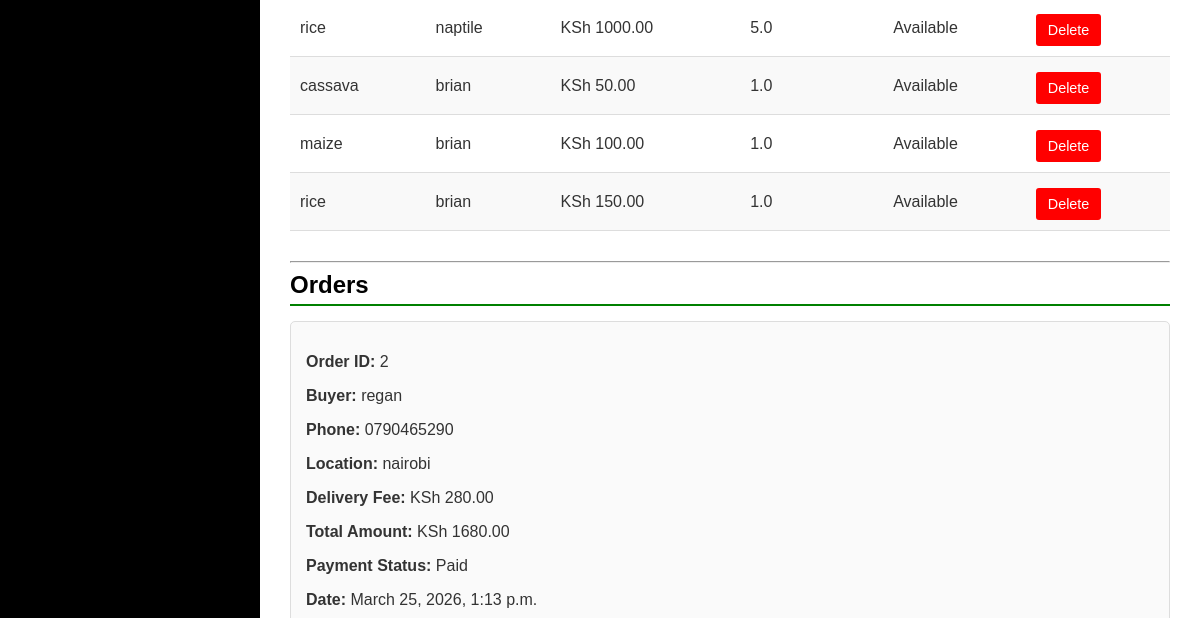
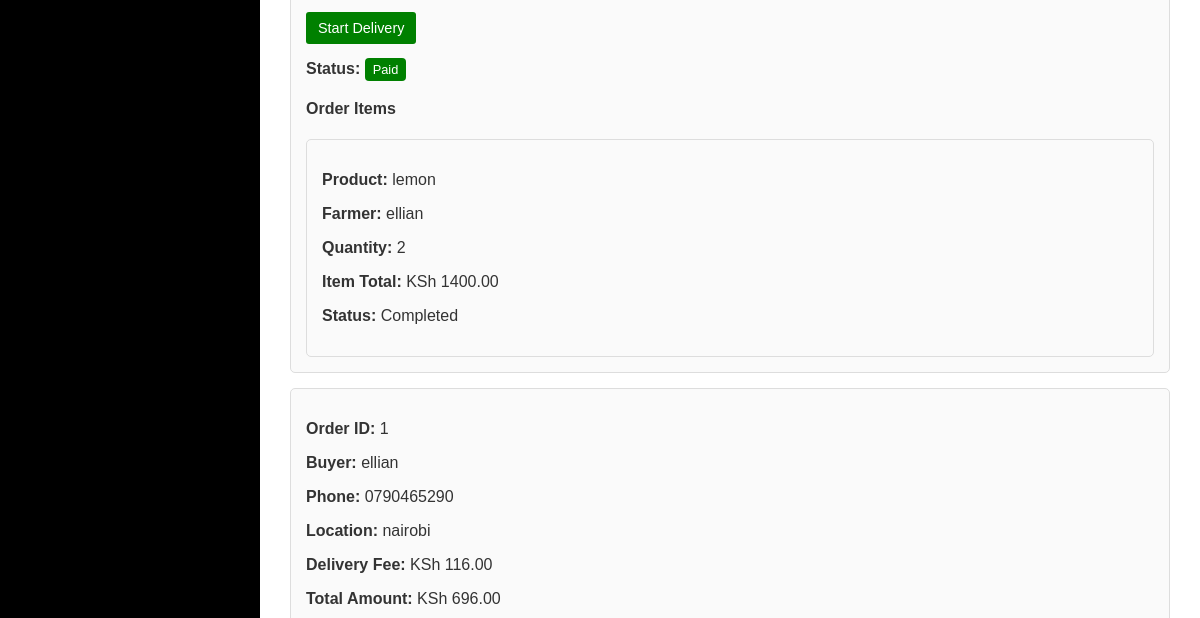
The page /admin-dashboard/ (signed in, middle part) on the database as committed earlier (2 pictures, top to bottom).
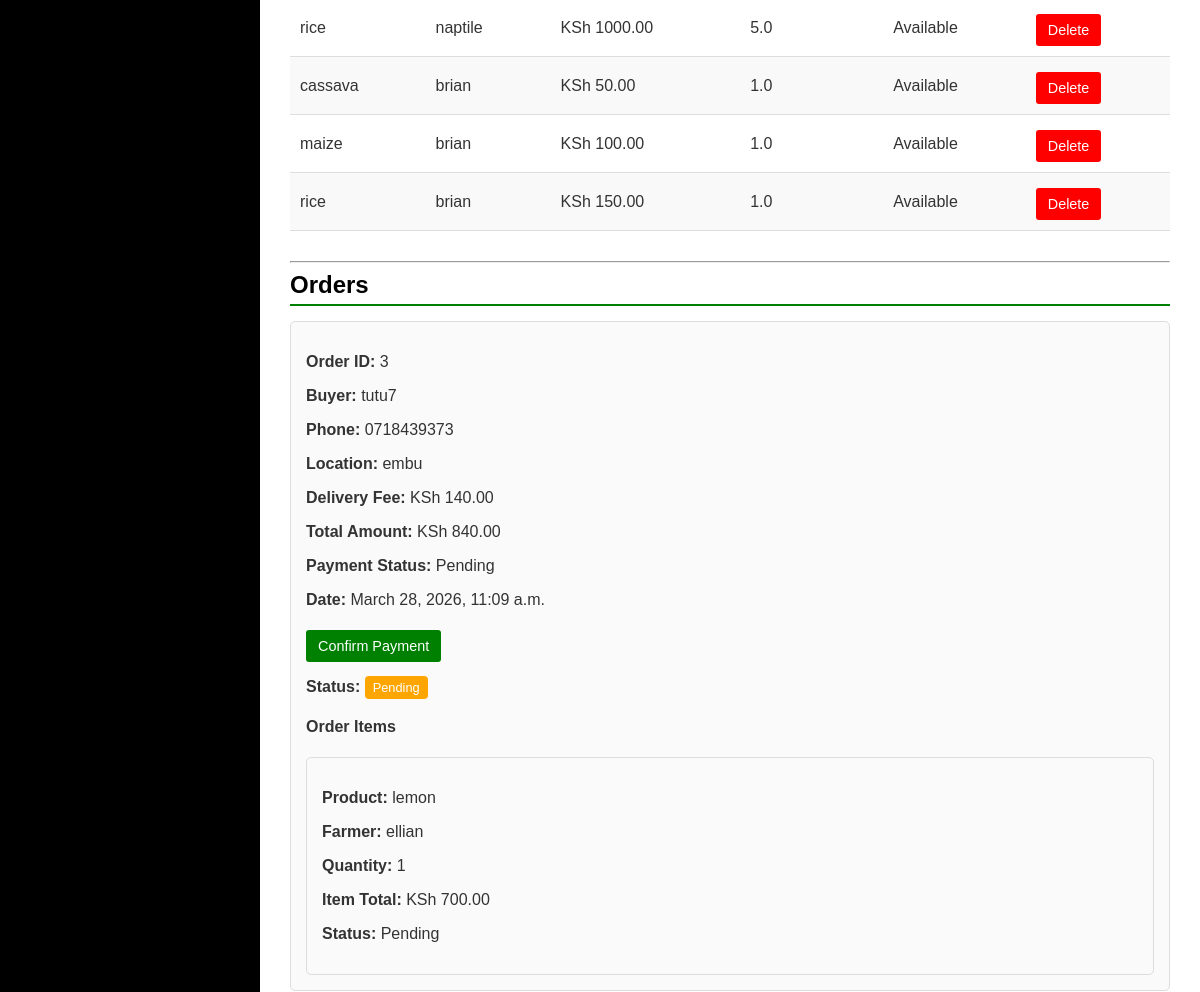
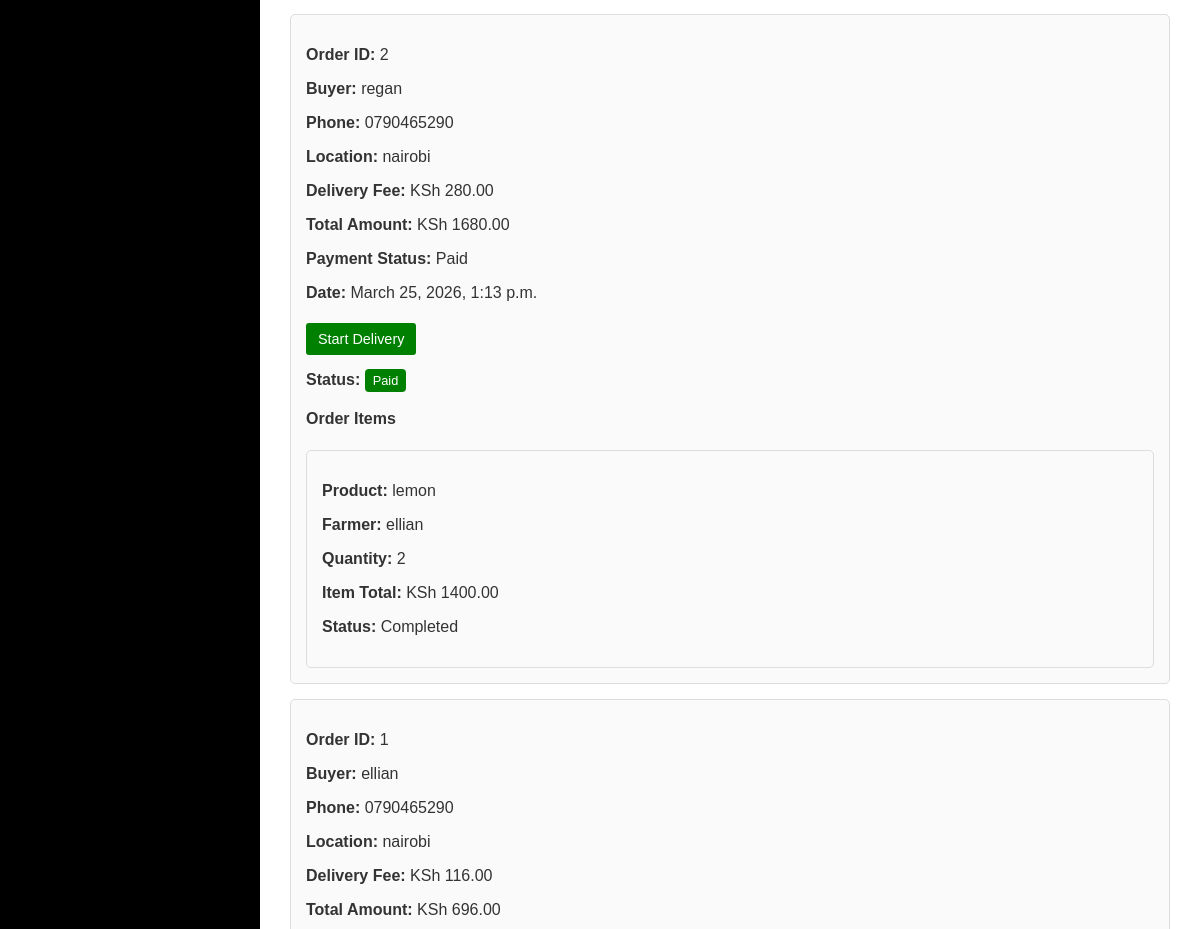
The same page on the database as committed later (2 pictures, top to bottom).
### myapp/models.py (models this page shows, shortened)
class Produce(models.Model):
    farmer = models.ForeignKey(FarmerProfile, on_delete=models.CASCADE)
    name = models.CharField(max_length=100)
    quantity = models.FloatField()
    price = models.DecimalField(max_digits=10, decimal_places=2)
    image = models.ImageField(upload_to='produce_images/')
    status = models.CharField(max_length=20, default='Available')
    created_at = models.DateTimeField(auto_now_add=True)

class FarmerProfile(models.Model):
    user = models.OneToOneField(User, on_delete=models.CASCADE)
    phone = models.CharField(max_length=20)
    county = models.CharField(max_length=100)
    profile_pic = models.ImageField(
        upload_to="profile_pics/",
        null=True,
        blank=True,
        default="profile_pics/default.png"
    )
    farm_name = models.CharField(max_length=200)
    farming_type = models.CharField(max_length=100)
    farm_size = models.FloatField()
    experience = models.IntegerField()
    farm_description = models.TextField(blank=True)
    produce_categories = models.CharField(max_length=255, blank=True)
    active_status = models.CharField(max_length=10)
    harvest_season = models.CharField(max_length=50)
    delivery = models.CharField(max_length=10)
    balance = models.DecimalField(max_digits=10, decimal_places=2, default=0)

class Order(models.Model):
    buyer = models.ForeignKey(User, on_delete=models.CASCADE)
    reference = models.CharField(max_length=100, blank=True, null=True)
    phone = models.CharField(max_length=20)
    location = models.CharField(max_length=255)
    delivery_fee = models.DecimalField(max_digits=10, decimal_places=2, default=0.00)
    total_amount = models.DecimalField(max_digits=10, decimal_places=2)
    payment_status = models.CharField(
        max_length=20,
        choices=[
            ("Pending", "Pending"),
            ("Paid", "Paid"),
        ],
        default="Pending"
    )
    created_at = models.DateTimeField(auto_now_add=True)

class OrderItem(models.Model):
    order = models.ForeignKey(Order, on_delete=models.CASCADE, related_name="items")
    produce = models.ForeignKey(Produce, on_delete=models.CASCADE)
    farmer = models.ForeignKey(FarmerProfile, on_delete=models.CASCADE)
    quantity = models.PositiveIntegerField()
    price = models.DecimalField(max_digits=10, decimal_places=2)
    status = models.CharField(
        max_length=20,
        choices=[
            ("Pending", "Pending"),
            ("Paid", "Paid"),
            ("Delivery", "Delivery"),
            ("Completed", "Completed"),
        ],
        default="Pending"
    )
    created_at = models.DateTimeField(auto_now_add=True)

### myapp/views.py (the view)
# urls.py: path('admin-dashboard/', views.admin_dashboard, name='admin_dashboard'),
@staff_member_required
def admin_dashboard(request):
    users = User.objects.all().order_by("-id")
    products = Produce.objects.all().order_by("-created_at")
    orders = (
        Order.objects.all()
        .prefetch_related("items", "items__produce", "items__farmer__user", "buyer")
        .order_by("-created_at")
    )
    total_revenue = sum([o.total_amount for o in orders if o.payment_status == "Paid"])
    advisors = AdvisorProfile.objects.filter(status="Pending").order_by("-created_at")
    pending_posts = AdvisorPost.objects.filter(status="Pending").order_by("-created_at")
    withdrawals = Withdrawal.objects.filter(status="Pending").select_related("farmer", "farmer__user")
    context = {
        "users": users,
        "products": products,
        "orders": orders,
        "advisors": advisors,
        "pending_posts": pending_posts,
        "withdrawals": withdrawals,
        "total_revenue": total_revenue,
    }
    return render(request, "admin-dashboard.html", context)

### myapp/templates/admin-dashboard.html (shortened to what this page needs)
{% load static %}
<!DOCTYPE html>
<html lang="en">
<head>
    <link rel="stylesheet" href="{% static 'css/admin-dashboard.css' %}">
</head>
<body>
<div class="dashboard">
    <div class="sidebar">
    </div>
    <div class="main-content">
        <section id="products">
            <table>
                {% for product in products %}
                <tr>
                    <td>{{ product.name }}</td>
                    <td>{{ product.farmer.user.username }}</td>
                    <td>KSh {{ product.price }}</td>
                    <td>{{ product.quantity }}</td>
                    <td>{{ product.status }}</td>
                    <td>
                        <form method="POST" action="{% url 'admin_delete_product' product.id %}">
                           <button class="reject" type="submit" onclick="return confirm('Delete this product?')">
                                Delete
                            </button>
                        </form>
                    </td>
                </tr>
                {% empty %}
                <tr>
                    <td colspan="6">No products found.</td>
                </tr>
                {% endfor %}
            </table>
        </section>
        <hr>
        <section id="orders">
            <h2>Orders</h2>
            {% for order in orders %}
            <div class="card">
                <p><strong>Order ID:</strong> {{ order.id }}</p>
                <p><strong>Buyer:</strong> {{ order.buyer.username }}</p>
                <p><strong>Phone:</strong> {{ order.phone }}</p>
                <p><strong>Location:</strong> {{ order.location }}</p>
                <p><strong>Delivery Fee:</strong> KSh {{ order.delivery_fee }}</p>
                <p><strong>Total Amount:</strong> KSh {{ order.total_amount }}</p>
                <p><strong>Payment Status:</strong> {{ order.payment_status }}</p>
                <p><strong>Date:</strong> {{ order.created_at }}</p>
                {% if order.payment_status == "Pending" %}
                <form method="POST" action="{% url 'confirm_payment' order.id %}">
                    <button class="approve" type="submit">Confirm Payment</button>
                </form>
                {% endif %}
                {% if order.payment_status == "Paid" %}
                <form method="POST" action="{% url 'start_delivery' order.id %}">
                    <button class="approve" type="submit">Start Delivery</button>
                </form>
                {% endif %}
                               <p>
                <strong>Status:</strong>
                <span class="status {{ order.payment_status|lower }}">
                    {{ order.payment_status }}
                </span>
                </p>
                <div class="order-items">
                    <h4>Order Items</h4>
                    {% for item in order.items.all %}
                    <div class="card">
                        <p><strong>Product:</strong> {{ item.produce.name }}</p>
                        <p><strong>Farmer:</strong> {{ item.farmer.user.username }}</p>
                        <p><strong>Quantity:</strong> {{ item.quantity }}</p>
                        <p><strong>Item Total:</strong> KSh {{ item.price }}</p>
                        <p><strong>Status:</strong> {{ item.status }}</p>
                    </div>
                    {% empty %}
                    <p>No items in this order.</p>
                    {% endfor %}
                </div>
            </div>
            {% empty %}
            <p>No orders found.</p>
            {% endfor %}
        </section>
    </div>
</div>
</body>
</html>

Rows that differ between the two databases and show on the page:
added Order: id "3", buyer.username "tutu7", phone "0718439373", location "embu", delivery_fee "140.00", total_amount "840.00", payment_status "Pending", created_at "March 28, 2026, 11:09 a.m.", shows "Confirm Payment"
added OrderItem: produce.name "lemon", farmer.user.username "ellian", quantity "1", price "700.00", status "Pending", shown under "3"
